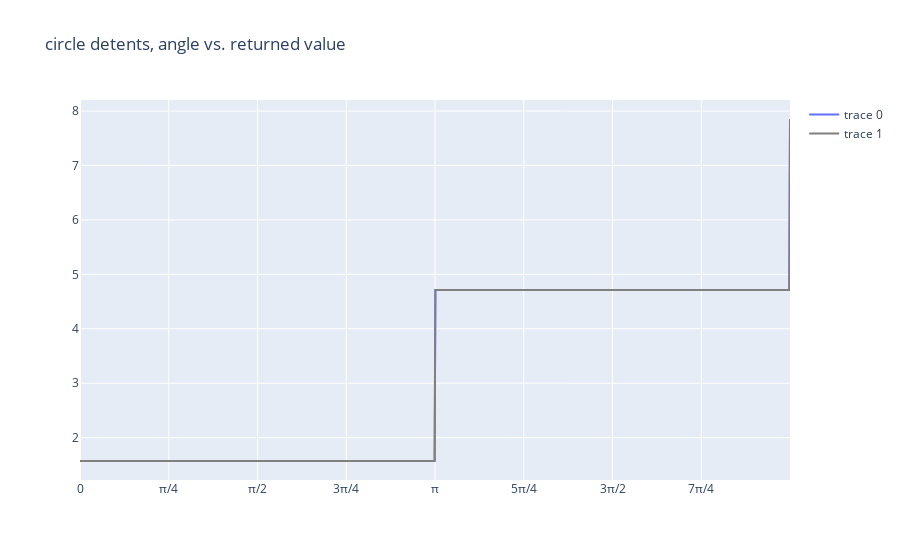

Here is the notebook cell this chart was saved with:
### Code cell
#utils.test_detentCirc()

### Figure 1 — Plotly figure (JSON) as saved in the notebook; plotly's stock layout.template omitted (floating-point values rounded to 4 significant figures; data arrays with more than 128 entries replaced by an {"elided": "..."} marker saying what was removed)
{"data": [{"type": "scatter", "x": {"elided": "1000 float values"}, "y": {"elided": "1000 float values"}}, {"line": {"color": "gray"}, "type": "scatter", "x": {"elided": "1000 float values"}, "y": {"elided": "1000 float values"}}], "layout": {"autosize": true, "title": {"text": "circle detents, angle vs. returned value"}, "xaxis": {"autorange": true, "range": [0, 6.283], "tickmode": "array", "ticktext": ["0", "π/4", "π/2", "3π/4", "π", "5π/4", "3π/2", "7π/4"], "tickvals": [0, 0.7854, 1.571, 2.356, 3.142, 3.927, 4.712, 5.498], "type": "linear"}, "yaxis": {"autorange": true, "range": [1.222, 8.203], "type": "linear"}}}
